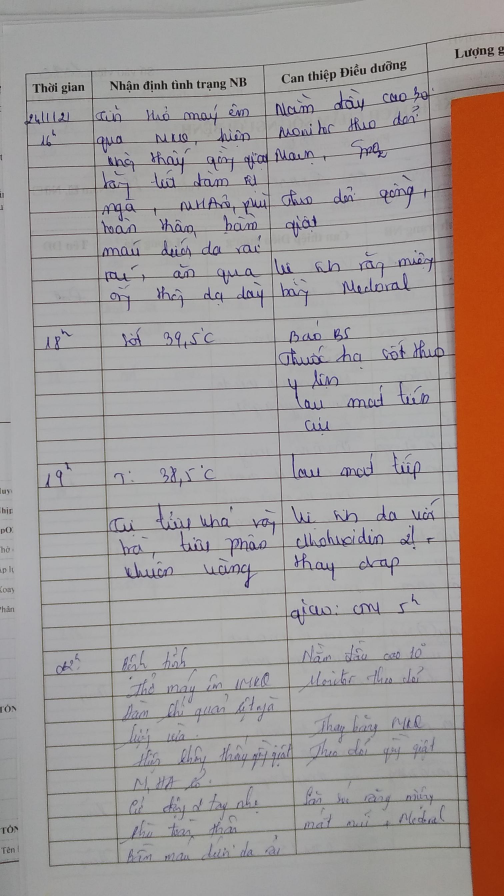
#> input picture 21.000440 (161).jpg, 1512 x 2688 px (shown at 1/3 size); its folder holds only this picture in this run
$ python -i AdaptivePreprocesscing.py   (imports and definitions only)   (older library calls are emulated)
#> lines starting #> are read from the running program, lines starting #| are printed output that depends on the picture; after the words box and inside, x2 and y2 are one past the last pixel; in counts of white or black regions, pixels touching at a corner belong together; long printed decimals are rounded
from Misc.utils import get_img_list_from_directoty
import cv2
import matplotlib.pyplot as plt
import numpy as np
import os
import pandas as pd
from natsort import os_sorted
from pathlib import Path
from skimage.filters import threshold_sauvola

# =============================================================================
# Blur Detection
# =============================================================================


# [24 lines left out: function AdaptiveProcessing, not called in this run]
    # td.operation(input_path = td_input)


def detect_blur_fft(image, size=15, thresh=10, vis=False):
    # convert to gray image
    gray = cv2.cvtColor(image, cv2.COLOR_BGR2GRAY)

    # grab the dimensions of the image and use the dimensions to
    # derive the center (x, y)-coordinates
    h, w = gray.shape
    (cX, cY) = (int(w / 2.0), int(h / 2.0))

    # compute the FFT to find the frequency transform, then shift
    # the zero frequency component (i.e., DC component located at
    # the top-left corner) to the center where it will be more easy to analyze
    fft = np.fft.fft2(gray)
    fftShift = np.fft.fftshift(fft)

    # check to see if we are visualizing our output
    if vis:
        image = cv2.cvtColor(image, cv2.COLOR_BGR2RGB)

        # compute the magnitude spectrum of the transform
        magnitude = 20 * np.log(np.abs(fftShift))

        # display the original input image
        (fig, ax) = plt.subplots(1, 2, )
        # ax[0].imshow(image, cmap="gray")
        ax[0].imshow(image)
        ax[0].set_title("Input Image")
        ax[0].set_xticks([])
        ax[0].set_yticks([])

        # display the magnitude image
        # ax[1].imshow(magnitude, cmap="gray")
        ax[1].imshow(magnitude)
        ax[1].set_title("Magnitude Spectrum")
        ax[1].set_xticks([])
        ax[1].set_yticks([])
        # show our plots
        plt.show()

    # zero-out the center of the FFT shift (i.e., remove low frequencies),
    # apply the inverse shift such that the DC component once again becomes
    # the top-left, and then apply the inverse FFT
    fftShift[cY - size:cY + size, cX - size:cX + size] = 0
    fftShift = np.fft.ifftshift(fftShift)
    recon = np.fft.ifft2(fftShift)

    # compute the magnitude spectrum of the reconstructed image,
    # then compute the mean of the magnitude values
    magnitude = 20 * np.log(np.abs(recon))
    mean = np.mean(magnitude)
    # the image will be considered "blurry" if the mean value of the
    # magnitudes is less than the threshold value

    return (mean, mean <= thresh)

# =============================================================================
# Denoise
# =============================================================================


def remove_small_objects(img, min_size):
    # find all your connected components (white blobs in your image)
    connectivity = 8
    nb_components, output, stats, centroids = cv2.connectedComponentsWithStats(
        img, connectivity, cv2.CV_32S)
    # connectedComponentswithStats yields every seperated component with information on each of them,
    # such as size the following part is just taking out the background which is also considered a component,
    # but most of the time we don't want that.
    sizes = stats[1:, -1]
    nb_components = nb_components - 1

    img2 = img
    # for every component in the image, you keep it only if it's above min_size
    for i in range(0, nb_components):
        if sizes[i] < min_size:
            img2[output == i + 1] = 0

    return 255-img2
    # res = cv2.bitwise_not(img2)
    # return res


def denoise(output_dir_denoised, img_path, blur_degree=33, tile_size=(8, 8), vis=False, scale=1):
    # =============================================================================
    # Read input image
    # =============================================================================
    if vis:
        print('ORIGINAL:')
        # cv2_imshow(cv2.resize(image, (0,0), fx=scale, fy=scale))

    img = cv2.imread(img_path)
    gray = cv2.cvtColor(img, cv2.COLOR_BGR2GRAY)
    # print('GRAY:')
    # cv2_imshow(gray)
    # =============================================================================
    # create a CLAHE object (Arguments are optional).
    # =============================================================================
    if blur_degree <= 33:  # default blur_degree <= 33
        # clipLimit range (5:11)
        clahe = cv2.createCLAHE(clipLimit=5, tileGridSize=tile_size)
        clahe_image = clahe.apply(gray)
        # cv2.imwrite(output_dir + image_name[:-4] + '--amplified-CLAHE.png', clahe_image)
        if vis:
            print('CLAHE:')
            # cv2_imshow(clahe_image)
    else:
        if vis:
            print('CLAHE: NO')
        clahe_image = gray
    # =============================================================================
    # Sauvola Thresholding
    # =============================================================================
    window_size = 51  # odd number
    thresh_sauvola = threshold_sauvola(clahe_image, window_size=window_size)
    binary_sauvola = clahe_image > thresh_sauvola
    sauvola_image = np.uint8(binary_sauvola * 255)

    if vis:
        print('SAUVOLA: window size =', window_size)
        # cv2_imshow(sauvola_image)

    # Split image name
    image_name = Path(img_path).stem
    image_suffix = Path(img_path).suffix
    # cv2.imwrite(str(output_dir_sauvola / image_name)+'-SauvolaWS='+str(window_size) + image_suffix, sauvola_image)
    # =============================================================================
    # INVERSE thresholding
    # =============================================================================
    th, sauvola_bin_image = cv2.threshold(
        sauvola_image, 0, 255, cv2.THRESH_BINARY_INV)

    img_denoised = remove_small_objects(sauvola_bin_image, blur_degree/2)

    if vis:
        print('DENOISED:')
        # cv2_imshow(img_denoised)
        print('-'*80)

    original_name = image_name.split('_td_d2')[0]

    print(original_name)
    isExist = os.path.exists(
        str(output_dir_denoised) + "/" + original_name)

    if not isExist:
        # Create a new directory because it does not exist
        os.makedirs(str(output_dir_denoised) + "/" + original_name)
        print("The new directory is created for " + original_name)

    cv2.imwrite(str(output_dir_denoised) + "/" + original_name + "/" +
                str(image_name) + '-denoised' + image_suffix, img_denoised)

    return img_denoised


def applyAdaptivePreprocesscingStep(image_path, output_dir):
#> called with image_path = '../21.000440 (161).jpg', output_dir = 'out.png'
    image_path = image_path.strip()
    # print(*images_name, sep='\n')
    SIZE = 15  # SIZE in range (10, 31); best range (10, 21)
    output_dir = Path(output_dir)
    output_dir_denoised = output_dir

    Path.mkdir(output_dir, exist_ok=True)
    Path.mkdir(output_dir_denoised, exist_ok=True)

    image = cv2.imread(str(image_path), cv2.IMREAD_COLOR)
#> image is the input picture: shape (2688, 1512, 3); mean B, G, R 149.2, 151.7, 161.4

    # (mean, blurry) = detect_blur_fft(image=image, size=SIZE, thresh=THRESHOLD, vis=False)
    (mean, blurry) = detect_blur_fft(image=image, size=SIZE)
#> in detect_blur_fft, `gray = cv2.cvtColor(image, cv2.COLOR_BGR2GRAY)`:
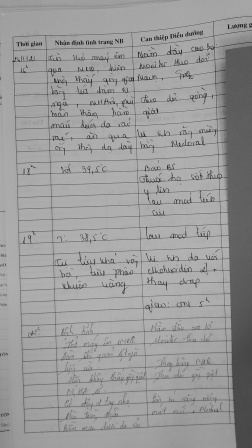
#> gray: shape (2688, 1512) (shown at 1/6 size); min 3, max 206, mean 154.3
#> in detect_blur_fft, `magnitude = 20 * np.log(np.abs(recon))`:
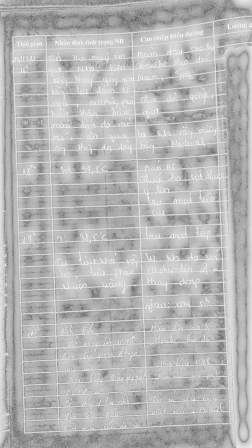
#> magnitude: shape (2688, 1512) float64 (shown at 1/6 size); min -120.3, max 100.5, mean 38.3; drawn with min black and max white
#> in detect_blur_fft, `mean = np.mean(magnitude)`: mean = 38.29
#> mean = 38.29; blurry = False
    # indication = "BLURRY" if blurry else "Clear"
    # print('{:>25} --- {:8.3f} --- {}'.format(img_name, mean, indication))
    image_name = Path(image_path).stem
    print(
        '☒ Applied Adaptive PP: {:>25}\t---\tFFT Metric: {:8.3f}'.format(image_name, mean))
#| ☒ Applied Adaptive PP:           21.000 (161)	---	FFT Metric:   38.285

    # for tileGridSize in range():
    image_denoise = denoise(output_dir_denoised,
                            image_path, blur_degree=mean, vis=False)
#> in denoise, `thresh_sauvola = threshold_sauvola(clahe_image, window_size=window_size)`:
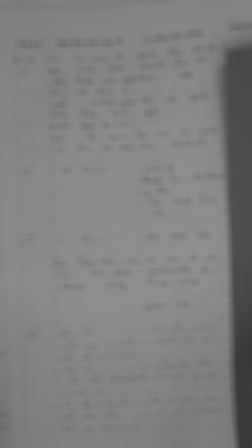
#> thresh_sauvola: shape (2688, 1512) float64 (shown at 1/6 size); min 56.61, max 144.6, mean 128
#> in denoise, `binary_sauvola = clahe_image > thresh_sauvola`:
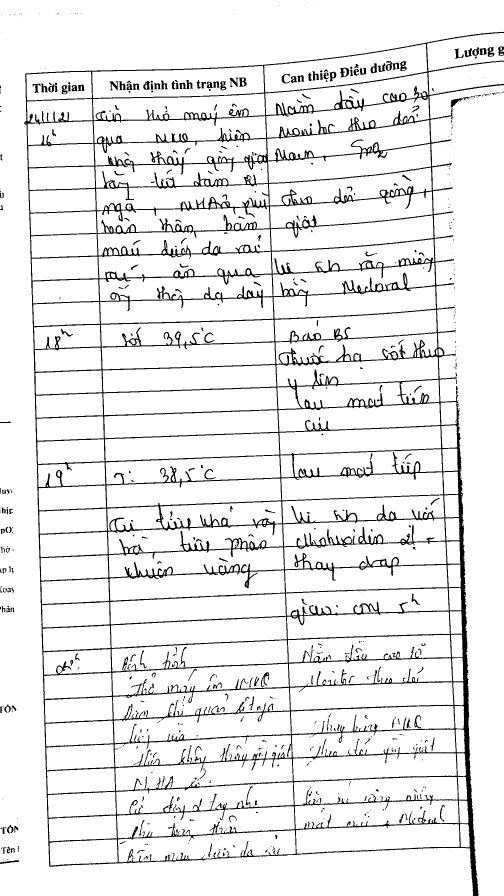
#> binary_sauvola: shape (2688, 1512) bool (shown at 1/3 size); 92.1% white; 721 black regions (384 under 20 px), largest, box (x1, y1, x2, y2) and area: (73, 95, 1512, 2688) 286696, (1020, 203, 1047, 232) 426, (715, 232, 740, 260) 380
#> in denoise, `th, sauvola_bin_image = cv2.threshold( sauvola_image, 0, 255, cv2.THRE..`:
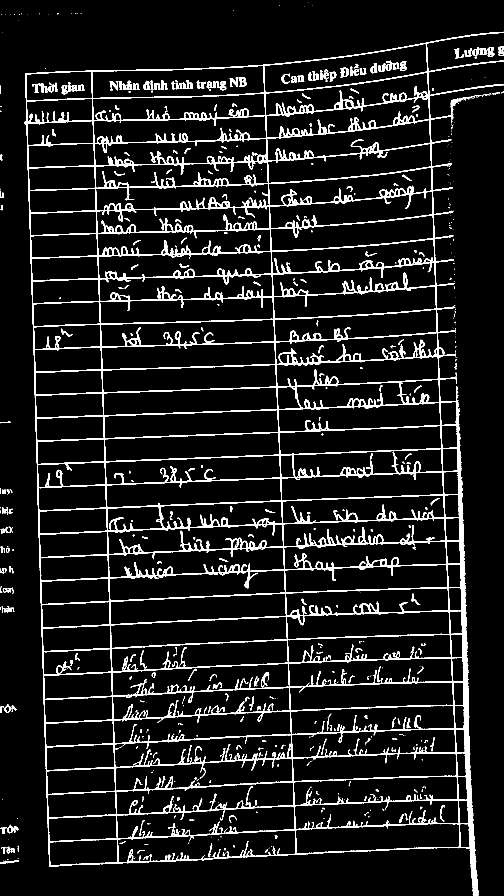
#> sauvola_bin_image: shape (2688, 1512) (shown at 1/3 size); 7.9% white; 721 white regions (384 under 20 px), largest, box (x1, y1, x2, y2) and area: (73, 95, 1512, 2688) 286696, (1020, 203, 1047, 232) 426, (715, 232, 740, 260) 380
#> in remove_small_objects, `nb_components, output, stats, centroids = cv2.connectedComponentsWithS..`:
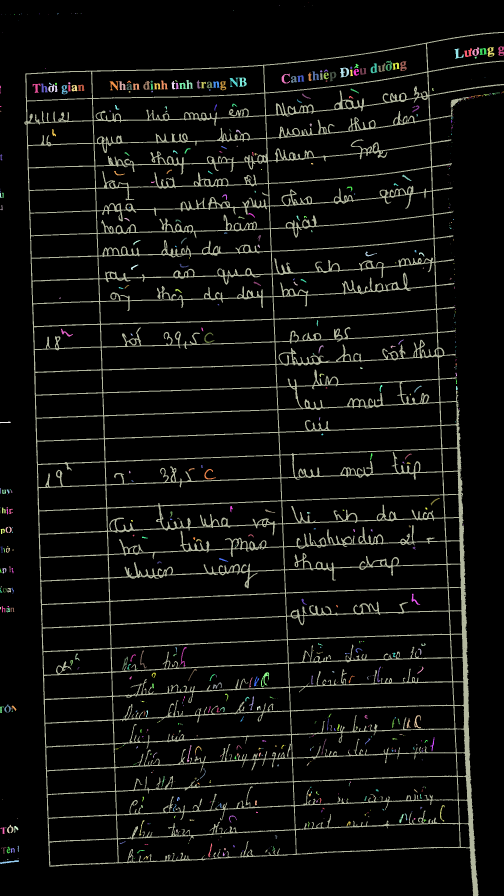
#> output: shape (2688, 1512) int32 (shown at 1/3 size); 722 distinct labels, from 0 to 721; one colour per label, 0 black
#> in remove_small_objects, `nb_components, output, stats, centroids = cv2.connectedComponentsWithS..`: nb_components = 722; stats = 722 rows, first 6: [0, 0, 1512, 2688, 3743856], [925, 7, 1, 1, 1], [837, 16, 2, 1, 2], [936, 16, 1, 1, 1], [912, 18, 1, 1, 1], [699, 31, 2, 1, 2]; centroids = 722 pairs, first value 0 to 1509.2, second value 7 to 2585.5
#> in remove_small_objects, `sizes = stats[1:, -1]`: sizes = 721 values, max 286696 at index 21, min 1 at index 0, mean 444.4
#> in remove_small_objects, `nb_components = nb_components - 1`: nb_components = 721
#> after the loop in remove_small_objects, `for i in range(0, nb_components):`:
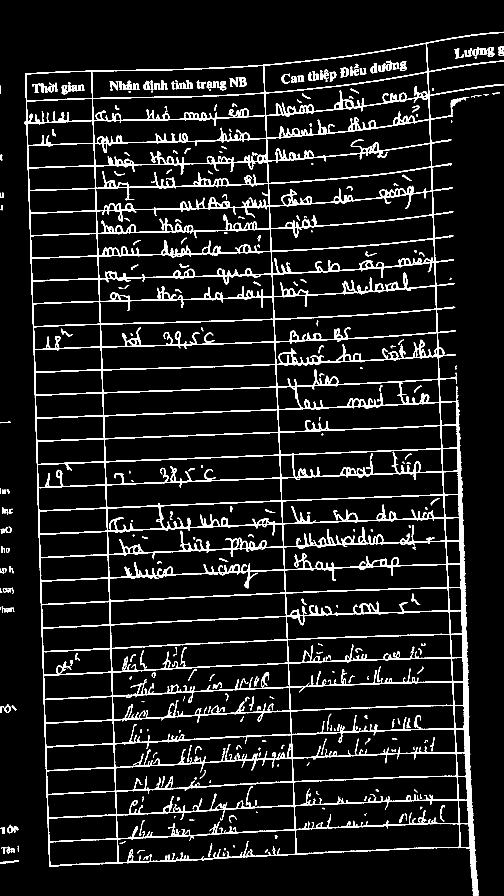
#> img2: shape (2688, 1512) (shown at 1/3 size); 7.8% white; 337 white regions, largest, box (x1, y1, x2, y2) and area: (73, 95, 1512, 2688) 286696, (1020, 203, 1047, 232) 426, (715, 232, 740, 260) 380
    return image_name, mean

    # print('DENOISED:')
    # scale = 1
    # cv2_imshow(cv2.resize(image_denoise, (0, 0), fx=scale, fy=scale))


# [91 lines left out: functions applyAdaptivePreprocesscingManualStep, denoise_manual, not called in this run]

>>> result = applyAdaptivePreprocesscingStep('../21.000440 (161).jpg', 'out.png')
#> result = ('21.000440 (161)', 38.29)

$ run again, on 21.000440 (213).jpg
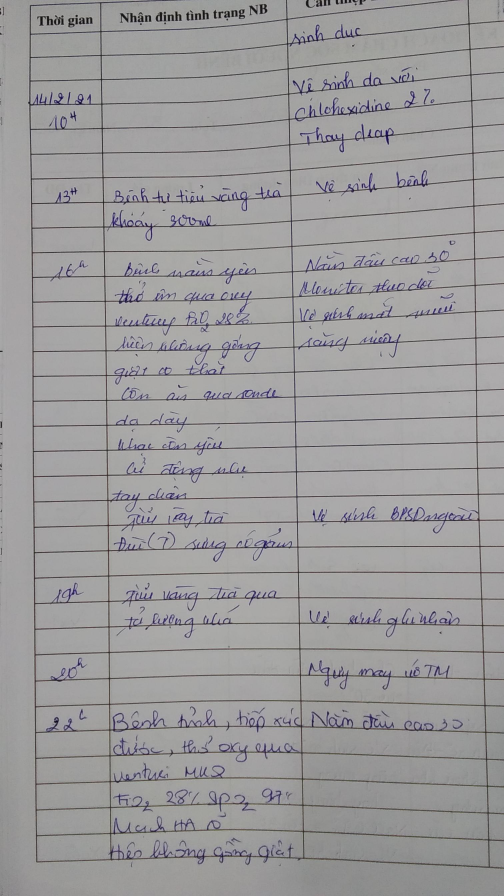
#> input picture 21.000440 (213).jpg, 1512 x 2688 px (shown at 1/3 size)
#> in applyAdaptivePreprocesscingStep, image is the input picture: shape (2688, 1512, 3); mean B, G, R 156.2, 155.2, 156.4
#> in detect_blur_fft, `mean = np.mean(magnitude)`: mean = 37.75
#> in applyAdaptivePreprocesscingStep, `(mean, blurry) = detect_blur_fft(image=image, size=SIZE)`: blurry = False
#| ☒ Applied Adaptive PP:           21.000 (213)	---	FFT Metric:   37.749
#> in denoise, `binary_sauvola = clahe_image > thresh_sauvola`:
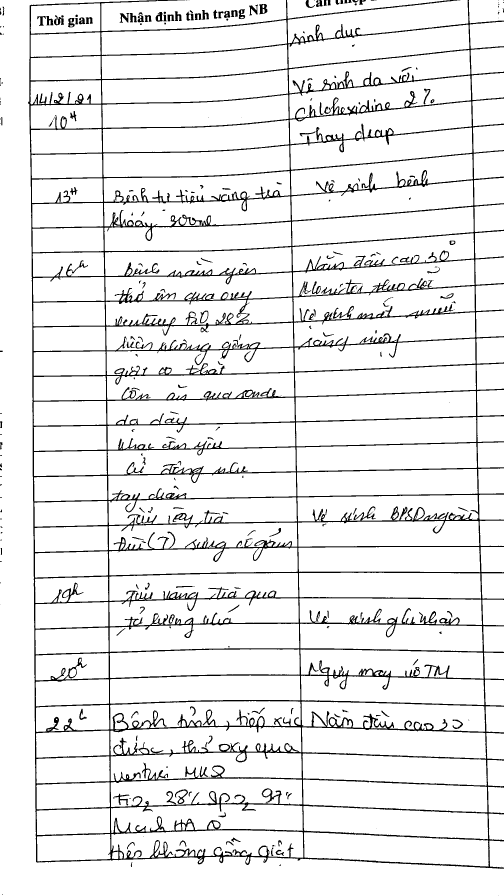
#> binary_sauvola: shape (2688, 1512) bool (shown at 1/3 size); 92% white; 302 black regions (101 under 20 px), largest, box (x1, y1, x2, y2) and area: (84, 0, 1512, 2606) 302731, (777, 12, 802, 43) 478, (525, 2368, 564, 2412) 465
#> in remove_small_objects, `nb_components, output, stats, centroids = cv2.connectedComponentsWithS..`:
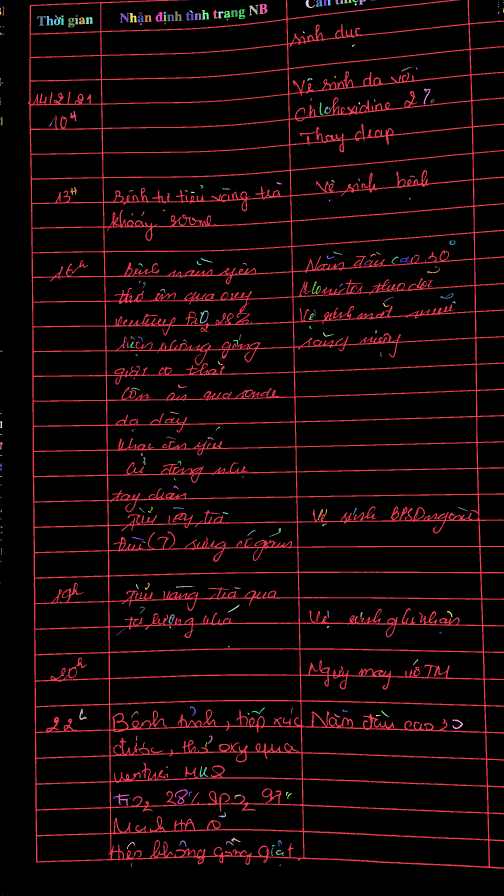
#> output: shape (2688, 1512) int32 (shown at 1/3 size); 303 distinct labels, from 0 to 302; one colour per label, 0 black
#> in remove_small_objects, `nb_components, output, stats, centroids = cv2.connectedComponentsWithS..`: nb_components = 303; stats = 303 rows, first 6: [0, 0, 1512, 2688, 3738319], [84, 0, 1428, 2606, 302731], [558, 0, 4, 1, 4], [566, 0, 2, 1, 2], [917, 0, 28, 24, 227], [942, 0, 3, 1, 3]; centroids = 303 pairs, first value 0 to 1509.9, second value 0 to 2687
#> sizes = 302 values, max 302731 at index 0, min 1 at index 89, mean 1079.3
#> in remove_small_objects, `nb_components = nb_components - 1`: nb_components = 302
#> result = ('21.000440 (213)', 37.75)

$ run again, on 21.000440 (218).jpg
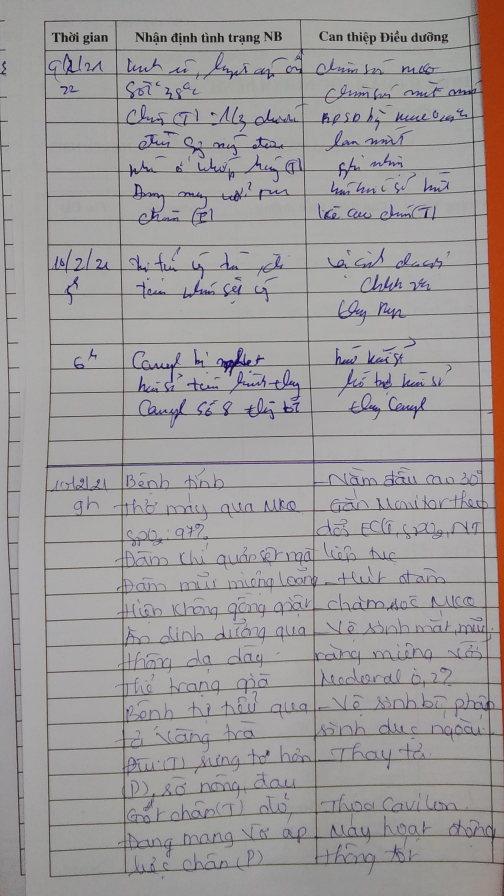
#> input picture 21.000440 (218).jpg, 1512 x 2688 px (shown at 1/3 size)
#> in applyAdaptivePreprocesscingStep, image is the input picture: shape (2688, 1512, 3); mean B, G, R 154.9, 154.3, 158.3
#> in detect_blur_fft, `mean = np.mean(magnitude)`: mean = 43.86
#> in applyAdaptivePreprocesscingStep, `(mean, blurry) = detect_blur_fft(image=image, size=SIZE)`: blurry = False
#| ☒ Applied Adaptive PP:           21.000 (218)	---	FFT Metric:   43.864
#> binary_sauvola: shape (2688, 1512) bool; 89.8% white; 607 black regions (321 under 20 px), largest, box (x1, y1, x2, y2) and area: (132, 41, 1512, 2688) 363208, (0, 315, 77, 2628) 11156, (1095, 391, 1240, 434) 1059
#> in remove_small_objects, `nb_components, output, stats, centroids = cv2.connectedComponentsWithS..`:
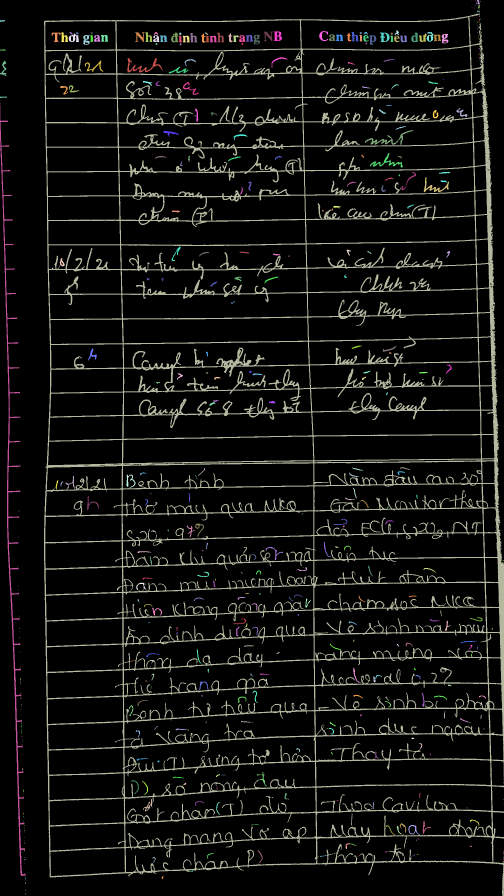
#> output: shape (2688, 1512) int32 (shown at 1/3 size); 608 distinct labels, from 0 to 607; one colour per label, 0 black
#> in remove_small_objects, `nb_components, output, stats, centroids = cv2.connectedComponentsWithS..`: nb_components = 608; stats = 608 rows, first 6: [0, 0, 1512, 2688, 3649676], [1424, 1, 1, 1, 1], [1428, 0, 12, 14, 70], [1426, 2, 1, 2, 2], [1439, 2, 2, 4, 5], [1415, 4, 1, 1, 1]; centroids = 608 pairs, first value 0 to 1511, second value 1 to 2680.7
#> sizes = 607 values, max 363208 at index 21, min 1 at index 0, mean 683
#> in remove_small_objects, `nb_components = nb_components - 1`: nb_components = 607
#> after the loop in remove_small_objects, `for i in range(0, nb_components):`:
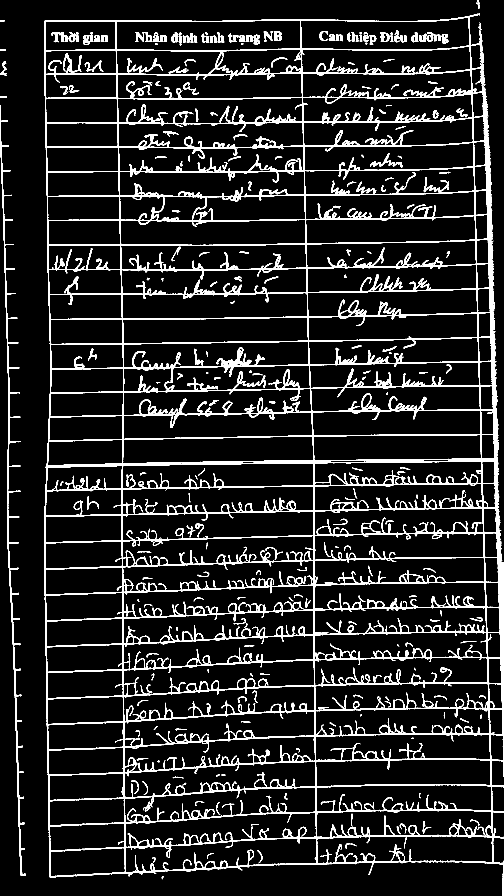
#> img2: shape (2688, 1512) (shown at 1/3 size); 10.2% white; 280 white regions, largest, box (x1, y1, x2, y2) and area: (132, 41, 1512, 2688) 363208, (0, 315, 77, 2628) 11156, (1095, 391, 1240, 434) 1059
#> result = ('21.000440 (218)', 43.86)
